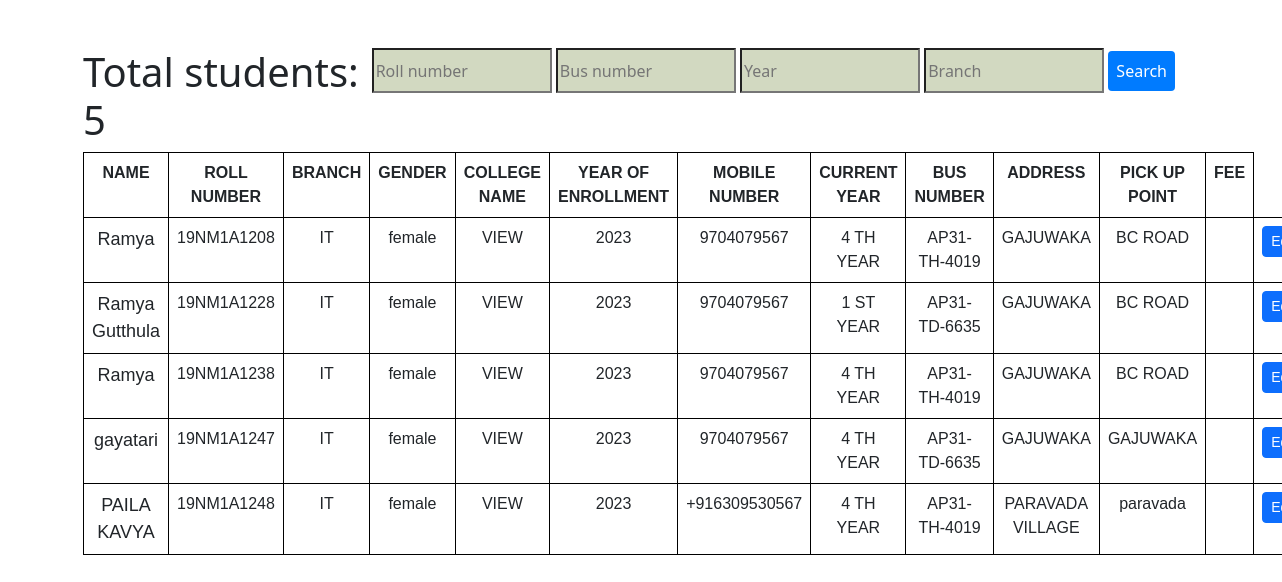
Screenshot of /search.php with the database file from the repository.
### tables this page shows
CREATE TABLE `student` (
  `name` varchar(255) NOT NULL,
  `roll_number` varchar(20) NOT NULL,
  `branch` varchar(255) NOT NULL,
  `current_year` varchar(255) NOT NULL,
  `year_of_enrollment` varchar(255) NOT NULL,
  `college_name` varchar(255) NOT NULL,
  `mobile_number` varchar(13) NOT NULL,
  `address` text NOT NULL,
  `pick_up_point` varchar(255) NOT NULL,
  `bus_number` varchar(255) NOT NULL,
  `gender` varchar(255) NOT NULL,
  `fee` varchar(255) DEFAULT '0'
);

### search.php (the view, shortened to what this page needs)
<!DOCTYPE html>
<html lang="en">
<head>
    <link rel="stylesheet" href="https://cdn.jsdelivr.net/npm/bootstrap@5.3.0-alpha1/dist/css/bootstrap.min.css">
	</head>
<body>
	<div class="view1" >
<body>
  <div class="abc">
<input type="text" id="roll-number-input" class="my" placeholder="Roll number">
<input type="text" id="bus-number-input" class="my" placeholder="Bus number">
<input type="text" id="year-input" class="my" placeholder="Year">
<input type="text" id="branch-input" class="my" placeholder="Branch">
<button id="search-button" onclick="performSearch()">Search</button>
</div>
<div class="container my-5">
    <table class="table" style="width:100%;  text-align: center;">
    <thread>
    <tr>
    <th>NAME</th>
    <th >ROLL NUMBER</th>
    <th>BRANCH</th>
    <th >GENDER</th>
    <th>COLLEGE NAME</th>
    <th>YEAR OF ENROLLMENT</th>
    <th>MOBILE NUMBER </th>
    <th>CURRENT YEAR</th>
    <th>BUS NUMBER</th>
    <TH>ADDRESS</TH>
    <TH>PICK UP POINT</TH>
    <TH>FEE</TH>
  </tr>
</thread>
<tbody>
    <?php
     $servername = "localhost";
     $username = "root";
     $password = "";
     $database = "transport-project";
     $connection = new mysqli($servername, $username, $password, $database);
     $sql="SELECT COUNT(*) as total_students from student where fee=''";
     $result=$connection->query($sql);
     if($result->num_rows>0){
      $row=$result->fetch_assoc();
      echo"<h1>Total students:  " .$row["total_students"]."</h1>";
      }
     $sql="SELECT * From student";
     $result= $connection->query($sql);
     if ($result->num_rows > 0) {
        while($row = $result->fetch_assoc()) {
          if ($row["fee"] == "" ) {
        echo "
        <tr>
    <td>$row[name]</td>
    <td>$row[roll_number]</td>
    <td>$row[branch]</td>
    <td>$row[gender]</td>
    <td>$row[college_name]</td>
    <td>$row[year_of_enrollment]</td>
    <td>$row[mobile_number]</td>
    <td>$row[current_year]</td>
    <td>$row[bus_number]</td>
    <td>$row[address]</td>
    <td>$row[pick_up_point]</td>
    <td>$row[fee]</td>
    <td><a class='btn btn-primary btn-sm' href='/Transport-project/edit-fee2.php?roll_number=$row[roll_number]'>Edit</a></td>
    </tr>
        ";
     }
    }
  } else {
    echo "No results found.";
  }
     ?>
</div>
</body>
</html>

### search.php (style rules this page uses)
#search-button { padding: 8px; border: none; border-radius: 4px; background-color: #007bff; color: white; cursor: pointer; }
.abc { float: right; padding-right: 107px; padding-bottom: 20px; }
.my { background-color: #D2D9C1; width: 180px; height: 45px; }
th, td { border:1px solid black; }
table td:first-child { font-size:18px; }
table { font-family:Arial,sans-serif; font-size:16px; }

### rows the page displays
student: name "Ramya", roll_number "19NM1A1208", branch "IT", gender "female", college_name "VIEW", year_of_enrollment "2023", mobile_number "9704079567", current_year "4 TH YEAR", bus_number "AP31-TH-4019", address "GAJUWAKA", pick_up_point "BC ROAD"
student: name "Ramya Gutthula", roll_number "19NM1A1228", branch "IT", gender "female", college_name "VIEW", year_of_enrollment "2023", mobile_number "9704079567", current_year "1 ST YEAR", bus_number "AP31-TD-6635", address "GAJUWAKA", pick_up_point "BC ROAD"
student: name "Ramya", roll_number "19NM1A1238", branch "IT", gender "female", college_name "VIEW", year_of_enrollment "2023", mobile_number "9704079567", current_year "4 TH YEAR", bus_number "AP31-TH-4019", address "GAJUWAKA", pick_up_point "BC ROAD"
student: name "gayatari", roll_number "19NM1A1247", branch "IT", gender "female", college_name "VIEW", year_of_enrollment "2023", mobile_number "9704079567", current_year "4 TH YEAR", bus_number "AP31-TD-6635", address "GAJUWAKA", pick_up_point "GAJUWAKA"
student: name "PAILA KAVYA", roll_number "19NM1A1248", branch "IT", gender "female", college_name "VIEW", year_of_enrollment "2023", mobile_number "+916309530567", current_year "4 TH YEAR", bus_number "AP31-TH-4019", address "PARAVADA VILLAGE", pick_up_point "paravada"

### other values shown
$row["total_students"] "5"
